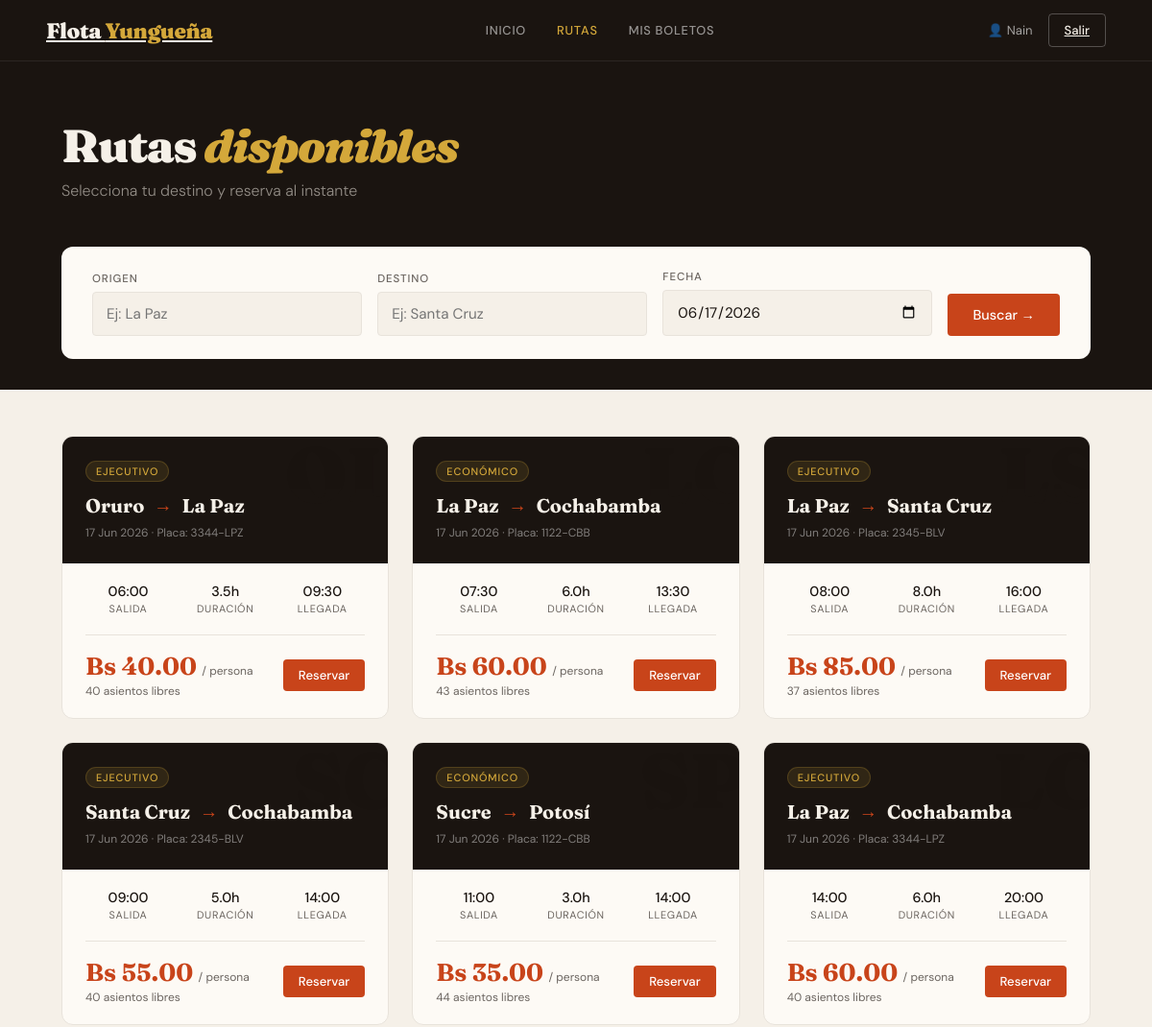
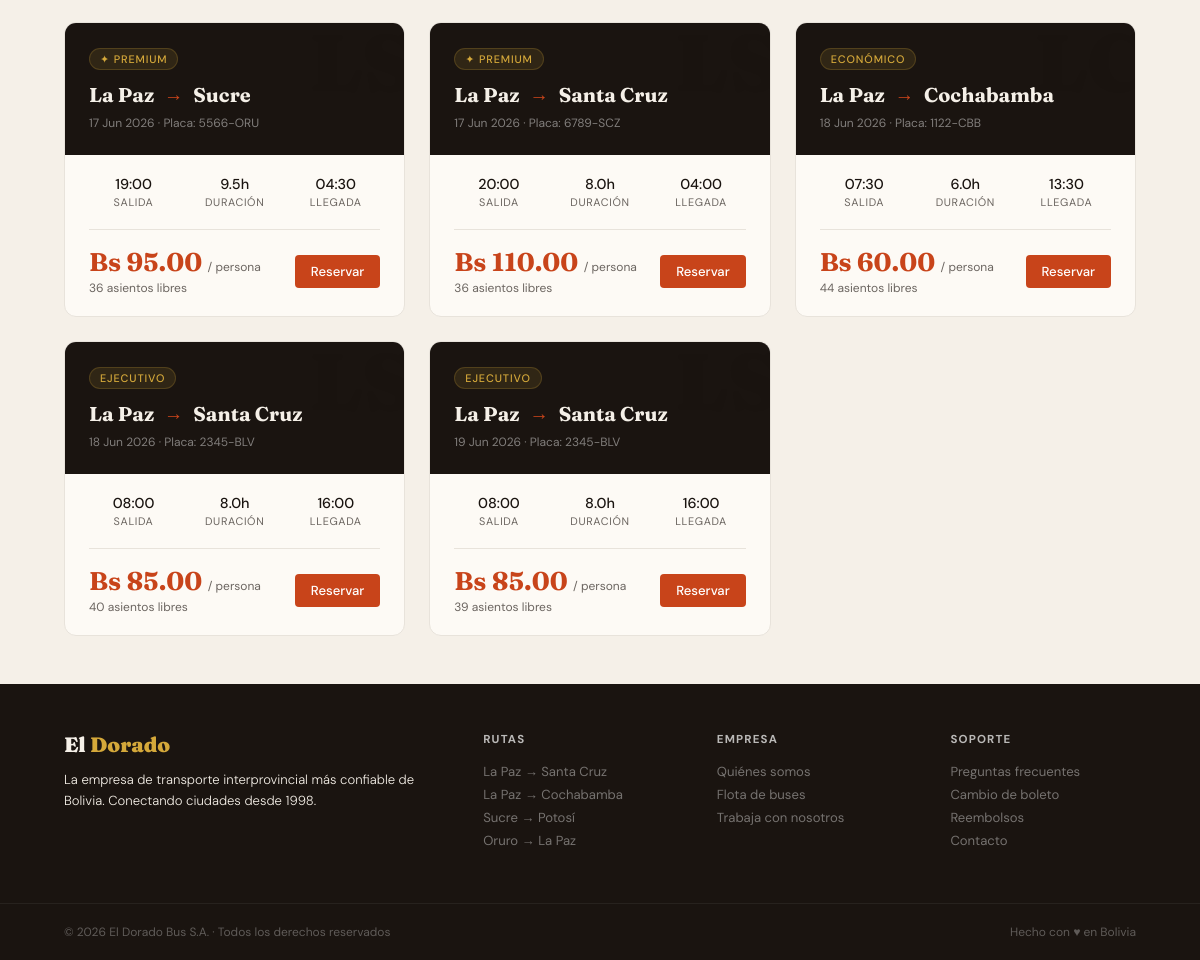
Page /index.php?page=rutas (signed in) on the committed database (2 pictures, top to bottom).
### tables this page shows
CREATE TABLE `viajes` (
  `id` int(10) UNSIGNED NOT NULL,
  `horario_id` int(10) UNSIGNED NOT NULL,
  `fecha_viaje` date NOT NULL,
  `precio` decimal(8,2) NOT NULL,
  `estado` enum('programado','en_curso','completado','cancelado') NOT NULL DEFAULT 'programado'
);

CREATE TABLE `buses` (
  `id` int(10) UNSIGNED NOT NULL,
  `placa` varchar(10) NOT NULL,
  `tipo` enum('economico','ejecutivo','premium_cama') NOT NULL DEFAULT 'ejecutivo',
  `total_seats` tinyint(3) UNSIGNED NOT NULL DEFAULT 40,
  `imagen` varchar(200) DEFAULT 'bus_default.jpg',
  `activo` tinyint(1) NOT NULL DEFAULT 1
);

CREATE TABLE `ciudades` (
  `id` int(10) UNSIGNED NOT NULL,
  `nombre` varchar(80) NOT NULL,
  `codigo` char(3) NOT NULL
);

CREATE TABLE `horarios` (
  `id` int(10) UNSIGNED NOT NULL,
  `ruta_id` int(10) UNSIGNED NOT NULL,
  `bus_id` int(10) UNSIGNED NOT NULL,
  `hora_salida` time NOT NULL,
  `hora_llegada` time NOT NULL,
  `dias` set('lun','mar','mie','jue','vie','sab','dom') NOT NULL DEFAULT 'lun,mar,mie,jue,vie,sab,dom',
  `activo` tinyint(1) NOT NULL DEFAULT 1
);

CREATE TABLE `rutas` (
  `id` int(10) UNSIGNED NOT NULL,
  `origen_id` int(10) UNSIGNED NOT NULL,
  `destino_id` int(10) UNSIGNED NOT NULL,
  `distancia_km` smallint(5) UNSIGNED DEFAULT NULL,
  `duracion_h` decimal(4,1) NOT NULL,
  `precio_base` decimal(8,2) NOT NULL,
  `activo` tinyint(1) NOT NULL DEFAULT 1
);

### index.php (called while the page is built, shortened)
<?php
require_once __DIR__ . '/config/database.php';
require_once __DIR__ . '/controllers/RutaController.php';
$page   = $_GET['page']   ?? 'home';
switch ($page) {
    case 'rutas':
        $ctrl = new RutaController();
        $data = isset($_GET['buscar']) ? $ctrl->buscar() : $ctrl->index();
        break;
}
require __DIR__ . '/views/layout.php';

### models/RutaModel.php (called while the page is built, shortened)
<?php
require_once __DIR__ . '/../config/database.php';
class RutaModel {
    private PDO $db;
    public function __construct() {
        $this->db = Database::connect();
    }
    public function getViajesDisponibles(string $origen = '', string $destino = '', string $fecha = ''): array {
        $where = ['v.estado = "programado"', 'v.fecha_viaje >= CURDATE()'];
        $params = [];
        $sql = "SELECT
                  v.id AS viaje_id, v.fecha_viaje, v.precio, v.estado,
                  c_o.nombre AS origen, c_d.nombre AS destino,
                  h.hora_salida, h.hora_llegada, r.duracion_h,
                  b.tipo AS tipo_bus, b.total_seats, b.placa,
                  (SELECT COUNT(*) FROM reservas res
                   WHERE res.viaje_id = v.id AND res.estado != 'cancelada') AS asientos_ocupados
                FROM viajes v
                JOIN horarios h   ON h.id  = v.horario_id
                JOIN rutas    r   ON r.id  = h.ruta_id
                JOIN ciudades c_o ON c_o.id = r.origen_id
                JOIN ciudades c_d ON c_d.id = r.destino_id
                JOIN buses    b   ON b.id  = h.bus_id
                WHERE " . implode(' AND ', $where) . "
                ORDER BY v.fecha_viaje, h.hora_salida";
        $stmt = $this->db->prepare($sql);
        $stmt->execute($params);
        return $stmt->fetchAll();
    }
}

### config/database.php (called while the page is built, shortened)
<?php
class Database {
    private static ?PDO $instance = null;
    public static function connect(): PDO {
        if (self::$instance === null) {
            $dsn = sprintf(
            'mysql:host=%s;port=%s;dbname=%s;charset=%s',
             DB_HOST,
             DB_PORT,
             DB_NAME,
             DB_CHARSET
);
            self::$instance = new PDO($dsn, DB_USER, DB_PASS, [
                PDO::ATTR_ERRMODE => PDO::ERRMODE_EXCEPTION,
                PDO::ATTR_DEFAULT_FETCH_MODE => PDO::FETCH_ASSOC,
                PDO::ATTR_EMULATE_PREPARES => false,
            ]);
        }
        return self::$instance;
    }
}

### controllers/RutaController.php (called while the page is built, shortened)
<?php
require_once __DIR__ . '/../models/RutaModel.php';
class RutaController {
    private RutaModel $model;
    public function __construct() {
        $this->model = new RutaModel();
    }
    public function index(): array {
        return [
            'viajes'   => $this->model->getViajesDisponibles(),
            'ciudades' => $this->model->getCiudades(),
        ];
    }
}

### views/rutas.php (the view, shortened to what this page needs)
<?php
$filtros = $filtros ?? [];
?>
<div class="page-header">
  <h2>Rutas <em>disponibles</em></h2>
  <p>Selecciona tu destino y reserva al instante</p>
</div>
<section style="background:var(--dark);padding:0 4rem 2rem;">
  <form action="index.php" method="GET" class="search-grid" style="background:var(--white);padding:1.5rem 2rem;border-radius:var(--r-lg);">
    <div class="field">
      <label>Origen</label>
      <input type="text" name="origen" value="<?= htmlspecialchars($filtros['origen'] ?? '') ?>" placeholder="Ej: La Paz" />
    </div>
    <div class="field">
      <label>Destino</label>
      <input type="text" name="destino" value="<?= htmlspecialchars($filtros['destino'] ?? '') ?>" placeholder="Ej: Santa Cruz" />
    </div>
    <div class="field">
      <label>Fecha</label>
      <input type="date" name="fecha" value="<?= htmlspecialchars($filtros['fecha'] ?? '') ?>" />
    </div>
    <button type="submit" class="btn btn-primary">Buscar →</button>
  </form>
</section>
<div class="routes-grid">
  <?php if (empty($viajes)): ?>
    <div class="empty-state" style="grid-column:1/-1">
      <h3>No se encontraron viajes</h3>
      <p>Prueba con otras ciudades o fecha</p>
    </div>
  <?php else: ?>
    <?php foreach ($viajes as $v):
      $libres = $v['total_seats'] - $v['asientos_ocupados'];
      $tags   = ['economico'=>'Económico','ejecutivo'=>'Ejecutivo','premium_cama'=>'✦ Premium'];
      $tag    = $tags[$v['tipo_bus']] ?? 'Disponible';
    ?>
    <div class="route-card">
      <div class="route-card-top" data-bg="<?= substr($v['origen'],0,1).substr($v['destino'],0,1) ?>">
        <div class="route-tag"><?= $tag ?></div>
        <div class="route-cities">
          <span class="city-name"><?= htmlspecialchars($v['origen']) ?></span>
          <span class="route-arrow">→</span>
          <span class="city-name"><?= htmlspecialchars($v['destino']) ?></span>
        </div>
        <div style="font-size:.75rem;color:rgba(255,255,255,.45);margin-top:8px;">
          <?= date('d M Y', strtotime($v['fecha_viaje'])) ?> · Placa: <?= htmlspecialchars($v['placa']) ?>
        </div>
      </div>
      <div class="route-card-body">
        <div class="route-meta">
          <div class="meta-item">
            <div class="meta-val"><?= substr($v['hora_salida'],0,5) ?></div>
            <div class="meta-key">Salida</div>
          </div>
          <div class="meta-item">
            <div class="meta-val"><?= number_format($v['duracion_h'],1) ?>h</div>
            <div class="meta-key">Duración</div>
          </div>
          <div class="meta-item">
            <div class="meta-val"><?= substr($v['hora_llegada'],0,5) ?></div>
            <div class="meta-key">Llegada</div>
          </div>
        </div>
        <div class="route-card-footer">
          <div>
            <div class="route-price-tag">
              Bs <?= number_format($v['precio'],2) ?> <small>/ persona</small>
            </div>
            <div style="font-size:.75rem;color:var(--mid);margin-top:2px;"><?= $libres ?> asientos libres</div>
          </div>
          <a href="index.php?page=detalle_viaje&viaje_id=<?= $v['viaje_id'] ?>" class="btn btn-primary btn-sm">
            Reservar
          </a>
        </div>
      </div>
    </div>
    <?php endforeach; ?>
  <?php endif; ?>
</div>

### style.css (style rules this page uses)
*, *::before, *::after { box-sizing: border-box; margin: 0; padding: 0; }
:root { --cream: #F5F0E8; --dark: #1A1410; --rust: #C8441A; --rust-d: #8B2E0F; --gold: #D4A83A; --gold-light: #F5E9C8; --slate: #3A3530; --mid: #6B6560; --light: #E8E3DB; --white: #FDFAF5; --r: 4px; --r-lg: 12px; }
html { scroll-behavior: smooth; }
body { font-family: 'DM Sans', sans-serif; background: var(--cream); color: var(--dark); min-height: 100vh; }
.search-grid { display:grid; grid-template-columns:1fr 1fr 1fr auto; gap:1rem; align-items:end; }
.field label { display:block; font-size:.72rem; font-weight:500; color:var(--mid); text-transform:uppercase; letter-spacing:.08em; margin-bottom:6px; }
.field input, .field select { width:100%; padding:12px 14px; border:1.5px solid var(--light); border-radius:var(--r); font-family:'DM Sans',sans-serif; font-size:.95rem; color:var(--dark); background:var(--cream); outline:none; transition:border-color .2s; }
.btn { display:inline-flex; align-items:center; gap:6px; border:none; border-radius:var(--r); padding:13px 26px; font-size:.9rem; font-weight:500; cursor:pointer; font-family:'DM Sans',sans-serif; transition:all .2s; text-decoration:none; }
.btn-primary { background:var(--rust); color:#fff; }
.btn-sm { padding:8px 16px; font-size:.82rem; }
.page-header { background:var(--dark); padding:4rem 4rem 3rem; color:var(--cream); }
.page-header h2 { font-family:'Fraunces',serif; font-size:3rem; font-weight:900; letter-spacing:-.03em; line-height:1; }
.page-header h2 em { font-style:italic; color:var(--gold); }
.page-header p { color:rgba(245,240,232,.55); margin-top:.75rem; font-weight:300; }
.routes-grid { padding:3rem 4rem; display:grid; grid-template-columns:repeat(auto-fill,minmax(300px,1fr)); gap:1.5rem; }
.route-card { background:var(--white); border-radius:var(--r-lg); overflow:hidden; border:1px solid var(--light); transition:transform .2s, box-shadow .2s; }
.route-card-top { background:var(--dark); padding:1.5rem; position:relative; overflow:hidden; }
.route-card-top::after { content:attr(data-bg); position:absolute; right:-10px; top:-10px; font-size:5rem; opacity:.07; font-family:'Fraunces',serif; font-weight:900; }
.route-tag { font-size:.68rem; font-weight:500; text-transform:uppercase; letter-spacing:.08em; color:var(--gold); background:rgba(212,168,58,.12); border:1px solid rgba(212,168,58,.2); padding:3px 10px; border-radius:100px; display:inline-block; margin-bottom:12px; }
.route-cities { display:flex; align-items:center; gap:10px; color:var(--cream); }
.city-name { font-family:'Fraunces',serif; font-size:1.25rem; font-weight:700; }
.route-arrow { color:var(--rust); font-size:1.2rem; }
.route-card-body { padding:1.25rem 1.5rem; }
.route-meta { display:grid; grid-template-columns:1fr 1fr 1fr; gap:.75rem; margin-bottom:1.25rem; }
.meta-item { text-align:center; }
.meta-val { font-weight:500; font-size:.9rem; }
.meta-key { font-size:.68rem; color:var(--mid); text-transform:uppercase; letter-spacing:.06em; margin-top:2px; }
.route-card-footer { display:flex; align-items:center; justify-content:space-between; padding-top:1rem; border-top:1px solid var(--light); }
.route-price-tag { font-family:'Fraunces',serif; font-size:1.6rem; font-weight:700; color:var(--rust); }
.route-price-tag small { font-family:'DM Sans',sans-serif; font-size:.75rem; color:var(--mid); font-weight:400; }

### rows in the picture
viajes: buses.tipo "EJECUTIVO", ciudades.nombre "Oruro", ciudades.nombre "La Paz", fecha_viaje "17 Jun 2026", buses.placa "3344-LPZ", horario.hora_salida "06:00", rutas.duracion_h "3.5", horario.hora_llegada "09:30", precio "40.00", buses.total_seats "40"
viajes: buses.tipo "ECONÓMICO", ciudades.nombre "La Paz", ciudades.nombre "Cochabamba", fecha_viaje "17 Jun 2026", buses.placa "1122-CBB", horario.hora_salida "07:30", rutas.duracion_h "6.0", horario.hora_llegada "13:30", precio "60.00", libres "43"
viajes: buses.tipo "EJECUTIVO", ciudades.nombre "La Paz", ciudades.nombre "Santa Cruz", fecha_viaje "17 Jun 2026", buses.placa "2345-BLV", horario.hora_salida "08:00", rutas.duracion_h "8.0", horario.hora_llegada "16:00", precio "85.00", libres "37"
viajes: buses.tipo "EJECUTIVO", ciudades.nombre "Santa Cruz", ciudades.nombre "Cochabamba", fecha_viaje "17 Jun 2026", buses.placa "2345-BLV", horario.hora_salida "09:00", rutas.duracion_h "5.0", horario.hora_llegada "14:00", precio "55.00", buses.total_seats "40"
viajes: buses.tipo "ECONÓMICO", ciudades.nombre "Sucre", ciudades.nombre "Potosí", fecha_viaje "17 Jun 2026", buses.placa "1122-CBB", horario.hora_salida "11:00", rutas.duracion_h "3.0", horario.hora_llegada "14:00", precio "35.00", buses.total_seats "44"
viajes: buses.tipo "EJECUTIVO", ciudades.nombre "La Paz", ciudades.nombre "Cochabamba", fecha_viaje "17 Jun 2026", buses.placa "3344-LPZ", horario.hora_salida "14:00", rutas.duracion_h "6.0", horario.hora_llegada "20:00", precio "60.00", buses.total_seats "40"
viajes: buses.tipo "✦ PREMIUM", ciudades.nombre "La Paz", ciudades.nombre "Sucre", fecha_viaje "17 Jun 2026", buses.placa "5566-ORU", horario.hora_salida "19:00", rutas.duracion_h "9.5", horario.hora_llegada "04:30", precio "95.00", buses.total_seats "36"
viajes: buses.tipo "✦ PREMIUM", ciudades.nombre "La Paz", ciudades.nombre "Santa Cruz", fecha_viaje "17 Jun 2026", buses.placa "6789-SCZ", horario.hora_salida "20:00", rutas.duracion_h "8.0", horario.hora_llegada "04:00", precio "110.00", buses.total_seats "36"
viajes: buses.tipo "ECONÓMICO", ciudades.nombre "La Paz", ciudades.nombre "Cochabamba", fecha_viaje "18 Jun 2026", buses.placa "1122-CBB", horario.hora_salida "07:30", rutas.duracion_h "6.0", horario.hora_llegada "13:30", precio "60.00", buses.total_seats "44"
viajes: buses.tipo "EJECUTIVO", ciudades.nombre "La Paz", ciudades.nombre "Santa Cruz", fecha_viaje "18 Jun 2026", buses.placa "2345-BLV", horario.hora_salida "08:00", rutas.duracion_h "8.0", horario.hora_llegada "16:00", precio "85.00", buses.total_seats "40"
viajes: buses.tipo "EJECUTIVO", ciudades.nombre "La Paz", ciudades.nombre "Santa Cruz", fecha_viaje "19 Jun 2026", buses.placa "2345-BLV", horario.hora_salida "08:00", rutas.duracion_h "8.0", horario.hora_llegada "16:00", precio "85.00", libres "39"

### other values in the picture
$userName "Nain"
